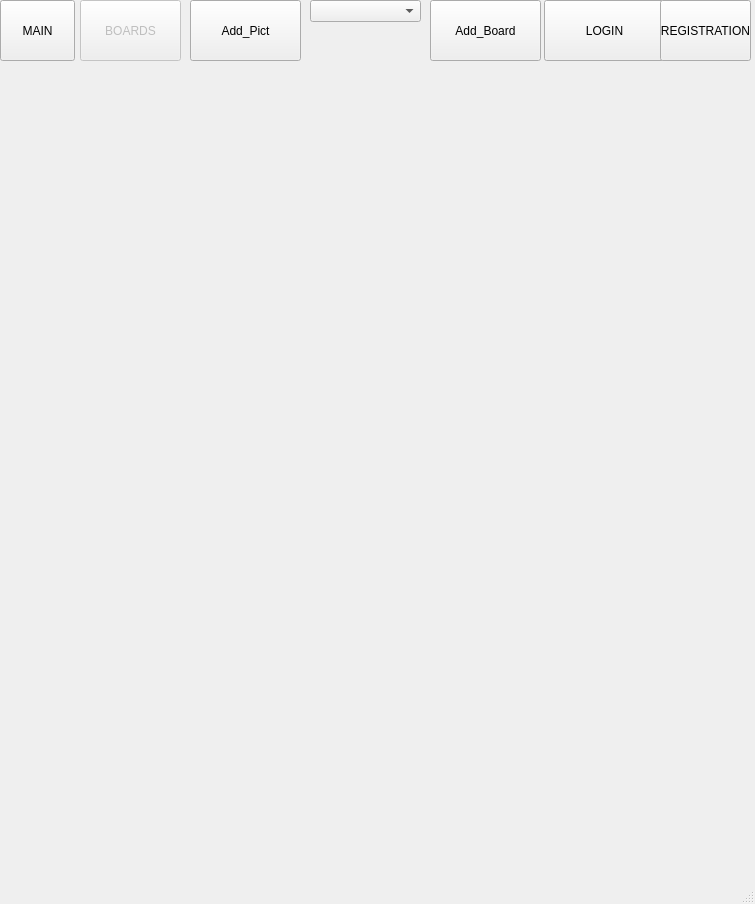
<?xml version="1.0" encoding="UTF-8"?>
<ui version="4.0">
 <class>MainWindow</class>
 <widget class="QMainWindow" name="MainWindow">
  <property name="geometry">
   <rect>
    <x>0</x>
    <y>0</y>
    <width>755</width>
    <height>904</height>
   </rect>
  </property>
  <property name="windowTitle">
   <string>MainWindow</string>
  </property>
  <widget class="QWidget" name="centralwidget">
   <widget class="QPushButton" name="LOG">
    <property name="geometry">
     <rect>
      <x>544</x>
      <y>0</y>
      <width>121</width>
      <height>61</height>
     </rect>
    </property>
    <property name="text">
     <string>LOGIN</string>
    </property>
   </widget>
   <widget class="QPushButton" name="REG">
    <property name="geometry">
     <rect>
      <x>660</x>
      <y>0</y>
      <width>91</width>
      <height>61</height>
     </rect>
    </property>
    <property name="text">
     <string>REGISTRATION</string>
    </property>
   </widget>
   <widget class="QPushButton" name="MAIN">
    <property name="geometry">
     <rect>
      <x>0</x>
      <y>0</y>
      <width>75</width>
      <height>61</height>
     </rect>
    </property>
    <property name="text">
     <string>MAIN</string>
    </property>
   </widget>
   <widget class="QPushButton" name="BOR">
    <property name="enabled">
     <bool>false</bool>
    </property>
    <property name="geometry">
     <rect>
      <x>80</x>
      <y>0</y>
      <width>101</width>
      <height>61</height>
     </rect>
    </property>
    <property name="text">
     <string>BOARDS</string>
    </property>
   </widget>
   <widget class="QPushButton" name="AP">
    <property name="geometry">
     <rect>
      <x>190</x>
      <y>0</y>
      <width>111</width>
      <height>61</height>
     </rect>
    </property>
    <property name="text">
     <string>Add_Pict</string>
    </property>
   </widget>
   <widget class="QPushButton" name="AB">
    <property name="geometry">
     <rect>
      <x>430</x>
      <y>0</y>
      <width>111</width>
      <height>61</height>
     </rect>
    </property>
    <property name="text">
     <string>Add_Board</string>
    </property>
   </widget>
   <widget class="QLabel" name="L1">
    <property name="geometry">
     <rect>
      <x>20</x>
      <y>70</y>
      <width>341</width>
      <height>261</height>
     </rect>
    </property>
    <property name="text">
     <string/>
    </property>
   </widget>
   <widget class="QLabel" name="L3">
    <property name="geometry">
     <rect>
      <x>20</x>
      <y>330</y>
      <width>341</width>
      <height>261</height>
     </rect>
    </property>
    <property name="text">
     <string/>
    </property>
   </widget>
   <widget class="QLabel" name="L2">
    <property name="geometry">
     <rect>
      <x>380</x>
      <y>70</y>
      <width>341</width>
      <height>261</height>
     </rect>
    </property>
    <property name="text">
     <string/>
    </property>
   </widget>
   <widget class="QLabel" name="L4">
    <property name="geometry">
     <rect>
      <x>380</x>
      <y>330</y>
      <width>341</width>
      <height>261</height>
     </rect>
    </property>
    <property name="text">
     <string/>
    </property>
   </widget>
   <widget class="QLabel" name="L5">
    <property name="geometry">
     <rect>
      <x>20</x>
      <y>590</y>
      <width>341</width>
      <height>261</height>
     </rect>
    </property>
    <property name="text">
     <string/>
    </property>
   </widget>
   <widget class="QLabel" name="L6">
    <property name="geometry">
     <rect>
      <x>380</x>
      <y>590</y>
      <width>341</width>
      <height>261</height>
     </rect>
    </property>
    <property name="text">
     <string/>
    </property>
   </widget>
   <widget class="QComboBox" name="CB">
    <property name="geometry">
     <rect>
      <x>310</x>
      <y>0</y>
      <width>111</width>
      <height>22</height>
     </rect>
    </property>
   </widget>
  </widget>
  <widget class="QMenuBar" name="menubar">
   <property name="geometry">
    <rect>
     <x>0</x>
     <y>0</y>
     <width>755</width>
     <height>21</height>
    </rect>
   </property>
  </widget>
  <widget class="QStatusBar" name="statusbar"/>
 </widget>
 <resources/>
 <connections/>
</ui>
